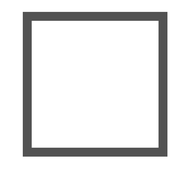
%> input picture Testing/Miscellaneous/Grey_Hollow_Square.png, 188 x 169 px, shrunk from 759 x 682 before the run
$ octave Tute5.m   (GNU Octave 9; MATLAB toolbox functions it lacks are replaced by stand-ins)
%> lines starting %> are read from the running program, lines starting %| are printed output that depends on the picture
clc;
close all;

% [29 lines of commented-out code are left out]
original = rgb2gray (imread('Grey_Hollow_Square.png'));
%> original: size 169x188 uint8; min 56, max 255, mean 228.3
distorted = rgb2gray (imread('Grey_Square_Image_1.jpg'));
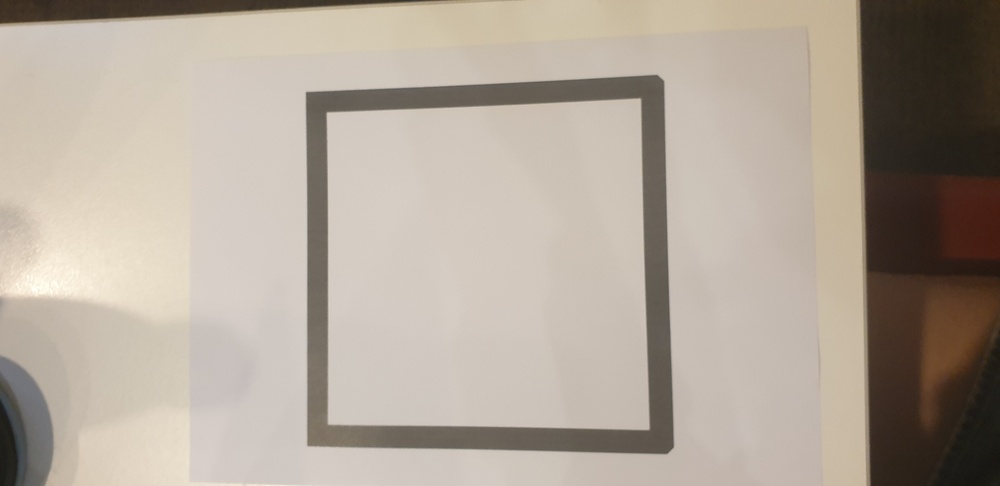
%> input picture Testing/Training Images/Grey_Square_Image_1.jpg, 1000 x 486 px, shrunk from 4032 x 1960 before the run
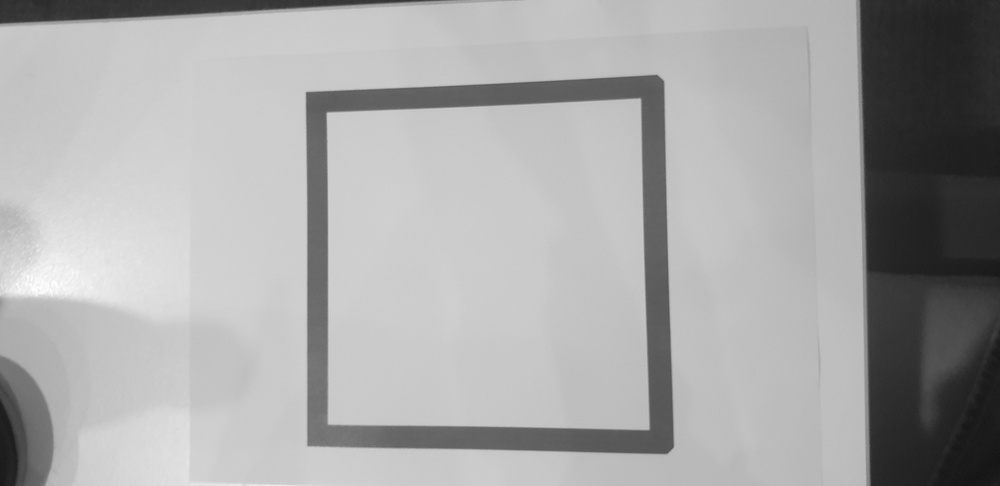
%> distorted: size 486x1000 uint8; min 20, max 254, mean 167.5

%> (the run ends here)
